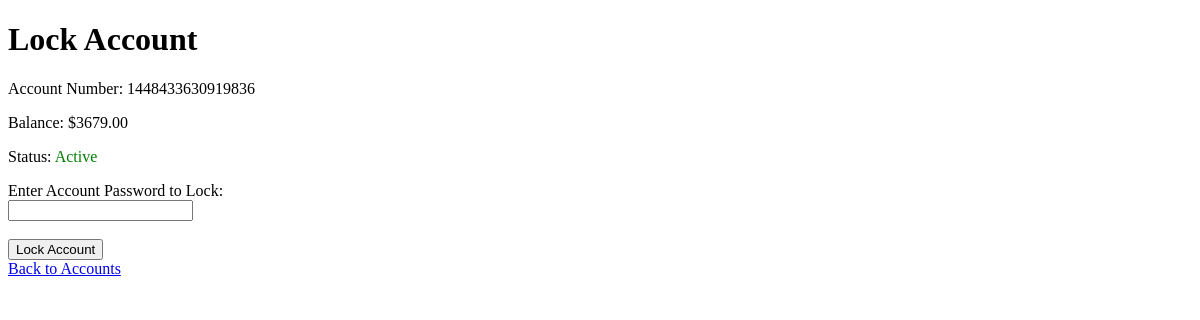
Before: /account/1/lock/ (signed in) with the older database file.
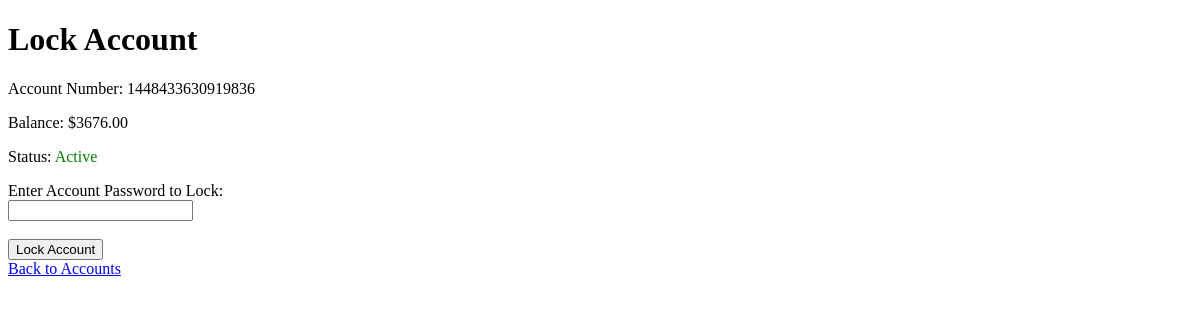
After: the same page with the newer database file.
### accounts/models.py (models this page shows, shortened)
class Account(models.Model):
    ACCOUNT_TYPE = [
        ('Checking', 'Checking'),
        ('Saving', 'Saving'),
        ('Credit Card', 'Credit Card'),
    ]
    user = models.ForeignKey(
        settings.AUTH_USER_MODEL,
        on_delete=models.CASCADE,
        related_name="accounts",
        verbose_name="User",
    )
    account_type = models.CharField(
        max_length=20,
        choices=ACCOUNT_TYPE,
        verbose_name="Account Type",
    )
    account_number = models.CharField(
        max_length=16,
        unique=True,
        editable=False,
        verbose_name="Account Number"
    )
    account_password = models.CharField(
        max_length=128,
        verbose_name="Account Password",
        help_text="Password for this account. It is separate from your login password.",
    )
    balance = models.DecimalField(
        max_digits=10,
        decimal_places=2,
        default=0.00,
        verbose_name="Balance",
    )
    created_at = models.DateTimeField(
        auto_now_add=True,
        verbose_name="Created At",
    )
    is_locked = models.BooleanField(default=False)
    class Meta:
        verbose_name = "Account"

### accounts/views.py (the view, shortened to what this page needs)
# urls.py: path('account/<int:account_id>/lock/', views.account_lock, name='account_lock'),
def account_lock(request, account_id):
    account = get_object_or_404(Account, id=account_id, user=request.user)
    return render(request, 'accounts/lock.html', {'account': account})

### templates/accounts/lock.html (shortened to what this page needs)
<!DOCTYPE html>
<html>
<head>
</head>
<body>
    <h1>{% if account.is_locked %}Unlock{% else %}Lock{% endif %} Account</h1>
    <p>Account Number: {{ account.account_number }}</p>
    <p>Balance: ${{ account.balance }}</p>
    <p>Status: {% if account.is_locked %}<span style="color: red;">Locked</span>{% else %}<span style="color: green;">Active</span>{% endif %}</p>
    <form method="post">
        <label for="account_password">Enter Account Password to {% if account.is_locked %}Unlock{% else %}Lock{% endif %}:</label><br>
        <input type="password" name="account_password" id="account_password" required><br><br>
        <button type="submit">{% if account.is_locked %}Unlock{% else %}Lock{% endif %} Account</button>
    </form>
    <a href="{% url 'account_list' %}">Back to Accounts</a>
</body>
</html>

Changed rows visible on the page:
changed Account: balance "3679.00" → "3676.00"
